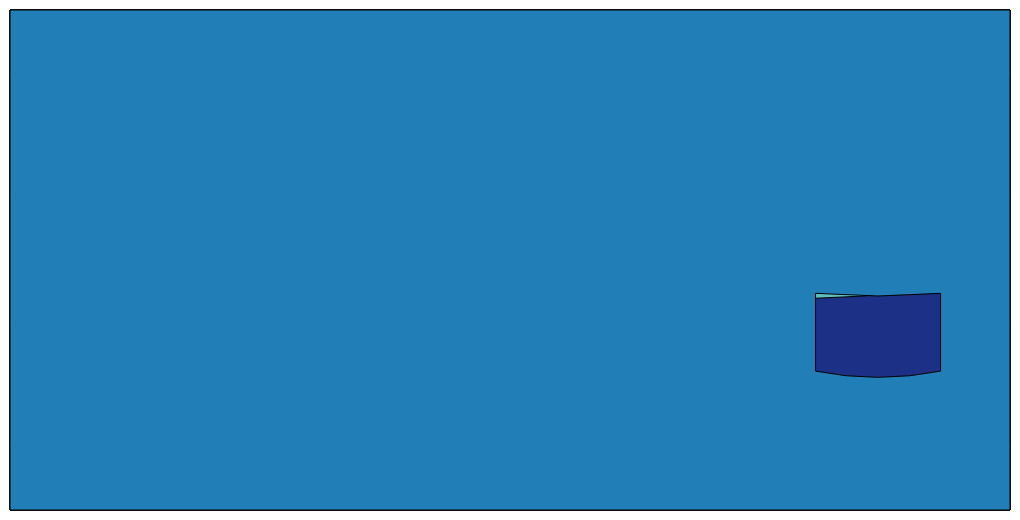

Write the Vega-Lite specification saved for this chart.
### Vega specification from a JSON file in a GitHub repository (floating-point values rounded to 4 significant figures)
{"$schema": "https://vega.github.io/schema/vega/v6.json", "autosize": "none", "background": "white", "padding": 5, "width": 500, "height": 250, "style": "view", "data": [{"name": "source_0", "values": [{"type": "Feature", "properties": {"name": "w1", "v": 1}, "geometry": {"type": "Polygon", "coordinates": [[[-170, 10], [-60, 15], [-50, 70], [-160, 65], [-170, 10]]]}}, {"type": "Feature", "properties": {"name": "w2", "v": 4}, "geometry": {"type": "Polygon", "coordinates": [[[-10, 35], [40, 35], [40, 70], [-10, 60], [-10, 35]]]}}, {"type": "Feature", "properties": {"name": "w3", "v": 8}, "geometry": {"type": "Polygon", "coordinates": [[[60, -10], [150, -10], [150, 50], [70, 40], [60, -10]]]}}, {"type": "Feature", "properties": {"name": "w4", "v": 6}, "geometry": {"type": "Polygon", "coordinates": [[[110, -40], [155, -40], [155, -12], [110, -12], [110, -40]]]}}], "format": {"type": "json"}}, {"name": "data_0", "source": "source_0", "transform": [{"type": "formula", "expr": "datum[\"properties\"] && datum[\"properties\"][\"v\"]", "as": "properties.v"}, {"type": "filter", "expr": "isValid(datum[\"properties.v\"]) && isFinite(+datum[\"properties.v\"])"}]}], "projections": [{"name": "projection", "size": {"signal": "[width, height]"}, "fit": {"signal": "data('data_0')"}, "type": "equirectangular"}], "marks": [{"name": "marks", "type": "shape", "style": ["geoshape"], "from": {"data": "data_0"}, "encode": {"update": {"stroke": {"value": "black"}, "strokeWidth": {"value": 0.5}, "fill": {"scale": "color", "field": "properties\\.v"}, "ariaRoleDescription": {"value": "geoshape"}, "description": {"signal": "\"properties.v: \" + (format(datum[\"properties.v\"], \"\"))"}}}, "transform": [{"type": "geoshape", "projection": "projection"}]}], "scales": [{"name": "color", "type": "linear", "domain": {"data": "data_0", "field": "properties\\.v"}, "range": "heatmap", "interpolate": "hcl", "zero": false}], "legends": [{"fill": "color", "gradientLength": {"signal": "clamp(height, 64, 200)"}, "title": "properties.v"}]}
